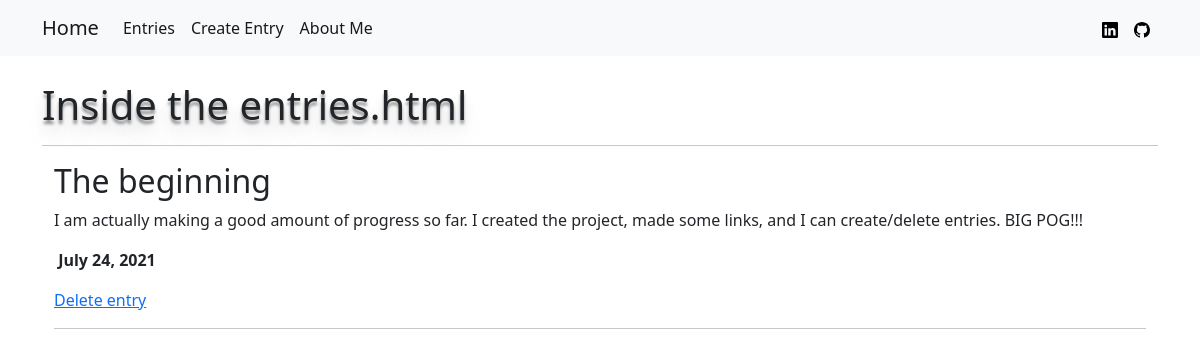
The app's page /entry/, older data.
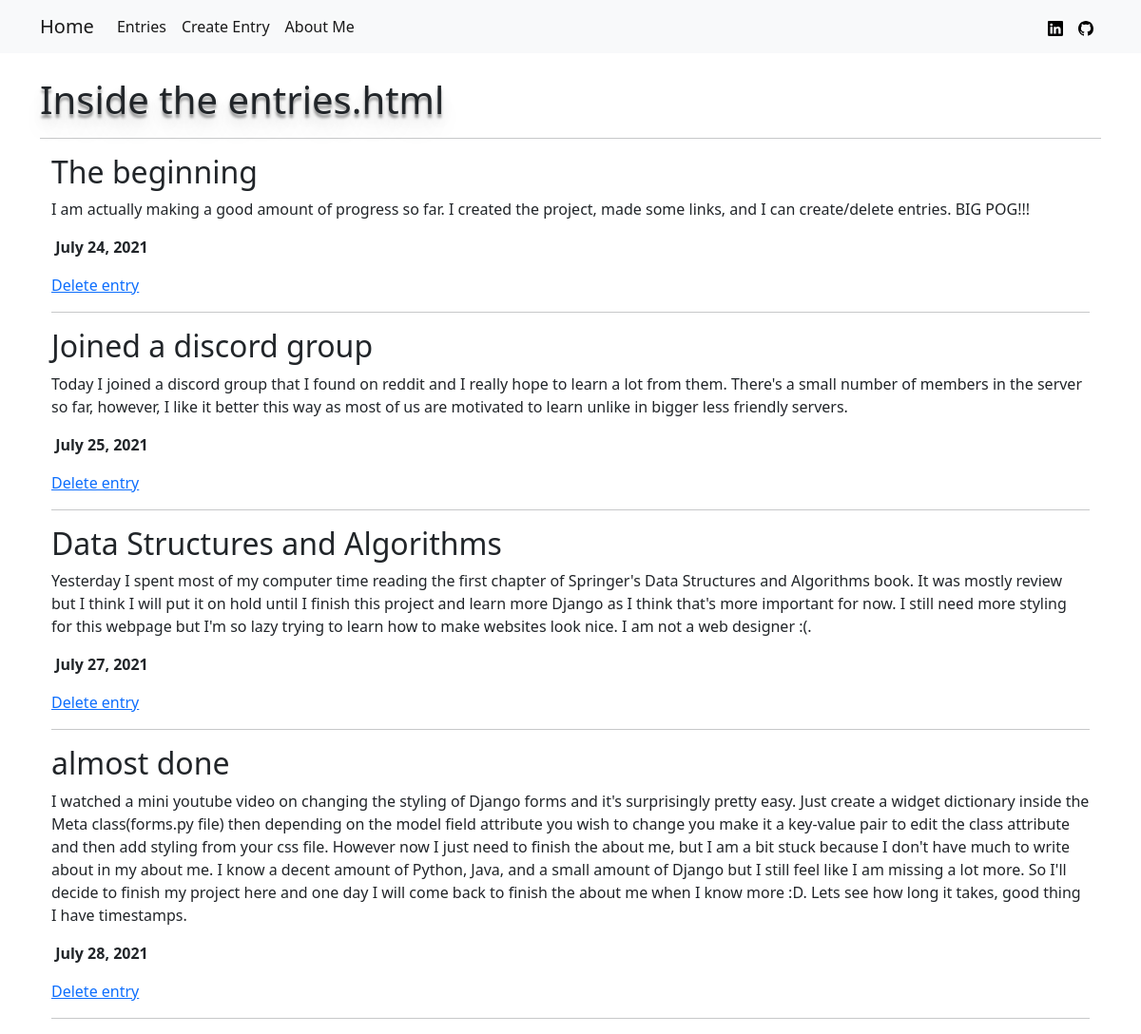
The same page, newer data.
### entry/models.py (models this page shows, shortened)
class Entry(models.Model):
    title = models.CharField(max_length=64)
    text = models.TextField(max_length=1024)
    date = models.DateField(default = datetime.date.today)

### entry/views.py (the view)
# urls.py: path(r'', views.EntryView.as_view(), name="entries"),
class EntryView(ListView):
    model = models.Entry
    template_name = 'entry/entries.html'
    context_object_name = "entries"

### entry/templates/entry/entries.html
<!DOCTYPE html>
{% extends "base.html" %}
{% block content %}
    <h1>Inside the entries.html</h1>
    <hr />
    <div class="container">
        {% for entry in entries %}
            <h2>{{ entry.title }}</h2>
            <p>{{ entry.text }}</p>
            <p><b>&nbsp;{{ entry.date }}</b></p>
            <a href="{% url 'entry:delete' pk=entry.pk %}">Delete entry</a>
            <hr>
        {% endfor %}
    </div>
{% endblock %}

Row changes from the older to the newer data that the page shows:
added Entry: title "Joined a discord group", text "Today I joined a discord group that I found on reddit and I really hope to learn a lot from them. There's a small number of members in the server so far, however, I like it better this way as most of us are motivated to learn unlike in bigger less friendly servers.", date "July 25, 2021"
added Entry: title "Data Structures and Algorithms", text "Yesterday I spent most of my computer time reading the first chapter of Springer's Data Structures and Algorithms book. It was mostly review but I think I will put it on hold until I finish this project and learn more Django as I think that's more important for now. I still need more styling for this webpage but I'm so lazy trying to learn how to make websites look nice. I am not a web designer :(.", date "July 27, 2021"
added Entry: title "almost done", text "I watched a mini youtube video on changing the styling of Django forms and it's surprisingly pretty easy. Just create a widget dictionary inside the Meta class(forms.py file) then depending on the model field attribute you wish to change you make it a key-value pair to edit the class attribute and then add styling from your css file. However now I just need to finish the about me, but I am a bit stuck because I don't have much to write about in my about me. I know a decent amount of Python, Java, and a small amount of Django but I still feel like I am missing a lot more. So I'll decide to finish my project here and one day I will come back to finish the about me when I know more :D. Lets…", date "July 28, 2021"
